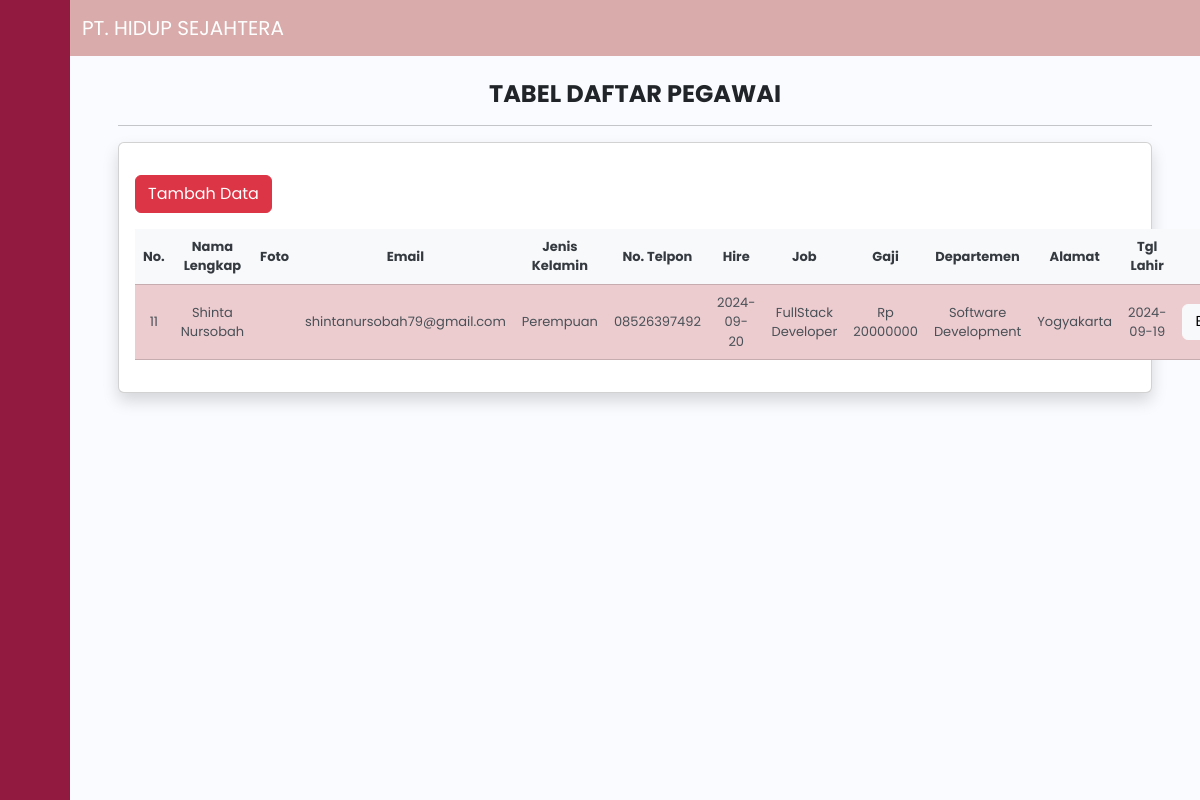
Page /employee_female.php on the committed database.
### tables this page shows
CREATE TABLE `employees` (
  `employee_id` int(11) NOT NULL,
  `first_name` varchar(100) NOT NULL,
  `last_name` varchar(100) NOT NULL,
  `email` varchar(100) NOT NULL,
  `gender` varchar(100) NOT NULL,
  `phone_number` varchar(15) NOT NULL,
  `hire_date` date NOT NULL,
  `job_title` varchar(100) NOT NULL,
  `salary` int(11) NOT NULL,
  `department_name` varchar(100) NOT NULL,
  `address` text NOT NULL,
  `date_of_birth` date NOT NULL,
  `foto` text NOT NULL
);

### employee_female.php (the view, shortened to what this page needs)
<!doctype html>
<html lang="en">
<head>
    <link href="https://cdn.lineicons.com/4.0/lineicons.css" rel="stylesheet" />
    <link href="https://cdn.jsdelivr.net/npm/bootstrap@5.3.3/dist/css/bootstrap.min.css" rel="stylesheet">
    <link rel="stylesheet" href="css/employee_details.css">
</head>
<body>
    <div class="wrapper">
        <aside id="sidebar">
            <div class="d-flex">
                <button class="toggle-btn" type="button">
                </button>
            </div>
            <ul class="sidebar-nav">
                <li class="sidebar-item">
                    <a href="index.php" class="sidebar-link">
                    </a>
                </li>
                <li class="sidebar-item">
                    <a href="#" class="sidebar-link collapsed has-dropdown" data-bs-toggle="collapse" data-bs-target="#auth" aria-expanded="false" aria-controls="auth">
                    </a>
                </li>
            </ul>
            <div class="sidebar-footer">
                <a href="#" class="sidebar-link" data-bs-toggle="modal" data-bs-target="#buttonLogout">
                </a>
            </div>
        </aside>
        <div class="main">
            <nav class="navbar navbar-expand-lg" id="navbar">
                <div class="container-fluid">
                    <a class="navbar-brand text-white" href="#">PT. HIDUP SEJAHTERA</a>
                </div>
            </nav>
            <div class="col-md-15 p-5 pt-4">
                <h4 class="text-center">
                    <b>TABEL DAFTAR PEGAWAI</b>
                </h4>
                <hr>
                <div class="card shadow">
                    <div class="card-body">
                        <a href="employee_add.php" class="btn btn-danger my-3">Tambah Data</a>
                        <table class="table table-danger table-striped">
                            <thead>
                                <tr>
                                    <th>No. </th>
                                    <th>Nama Lengkap</th>
                                    <th>Foto</th>
                                    <th>Email</th>
                                    <th>Jenis Kelamin</th>
                                    <th>No. Telpon</th>
                                    <th>Hire</th>
                                    <th>Job</th>
                                    <th>Gaji</th>
                                    <th>Departemen</th>
                                    <th>Alamat</th>
                                    <th>Tgl Lahir</th>
                                    <th colspan="2">Action</th>
                                </tr>
                            </thead>
                            <tbody>
                                <?php
                                include 'connection.php';
                                $query = mysqli_query($connect, "SELECT * FROM employees WHERE gender = 'Perempuan'");
                                while ($data = mysqli_fetch_array($query)) {
                                    $employee_id = $data['employee_id'];
                                ?>
                                    <tr>
                                        <td><?php echo $employee_id; ?></td>
                                        <td><?php echo $data['first_name'] . " " . $data['last_name']; ?></td>
                                        <td><img src="<?php echo $data['foto']; ?>" alt=""></td>
                                        <td><?php echo $data['email']; ?></td>
                                        <td><?php echo $data['gender']; ?></td>
                                        <td><?php echo $data['phone_number']; ?></td>
                                        <td><?php echo $data['hire_date']; ?></td>
                                        <td><?php echo $data['job_title']; ?></td>
                                        <td>Rp <?php echo $data['salary']; ?></td>
                                        <td><?php echo $data['department_name'] ?></td>
                                        <td><?php echo $data['address']; ?></td>
                                        <td><?php echo $data['date_of_birth']; ?></td>
                                        <td><a href="employee_edit.php?employee_id=<?php echo $employee_id; ?>" type="button" class="btn btn-light">Edit</a></td>
                                    </tr>
                                <?php
                                }
                                ?>
                            </tbody>
                        </table>
                    </div>
                </div>
            </div>
        </div>
</body>
</html>

### css/employee_details.css (style rules this page uses)
a { text-decoration: none; }
li { list-style: none; }
body { font-family: 'Poppins', sans-serif; }
.wrapper { display: flex; }
.main { min-height: 100vh; width: 100%; overflow: hidden; transition: all 0.35s ease-in-out; background-color: #fafbfe; }
#sidebar { width: 70px; min-width: 70px; z-index: 1000; transition: all .25s ease-in-out; background-color: #921A40; display: flex; flex-direction: column; }
.toggle-btn { background-color: transparent; cursor: pointer; border: 0; padding: 1rem 1.5rem; }
.sidebar-nav { padding: 2rem 0; flex: 1 1 auto; }
a.sidebar-link { padding: .625rem 1.625rem; color: #FFF; display: block; font-size: 0.9rem; white-space: nowrap; border-left: 3px solid transparent; }
.sidebar-item { position: relative; }
#navbar { background-color: #D9ABAB; }
.table { width: 100%; min-width: 300px; max-width: 100%; overflow-x: auto; background-color: #fff; font-size: small; }
.table th, .table td { text-align: center; vertical-align: middle; }
.table th { background-color: #f8f9fa; color: #343a40; }
.table td { color: #495057; }
.table .btn { font-size: 0.9rem; }

### rows in the picture
employees: employee_id "11", first_name "Shinta", last_name "Nursobah", email "shintanursobah79@gmail.com", gender "Perempuan", phone_number "08526397492", hire_date "2024-09-20", job_title "FullStack Developer", salary "20000000", department_name "Software Development", address "Yogyakarta", date_of_birth "2024-09-19"
